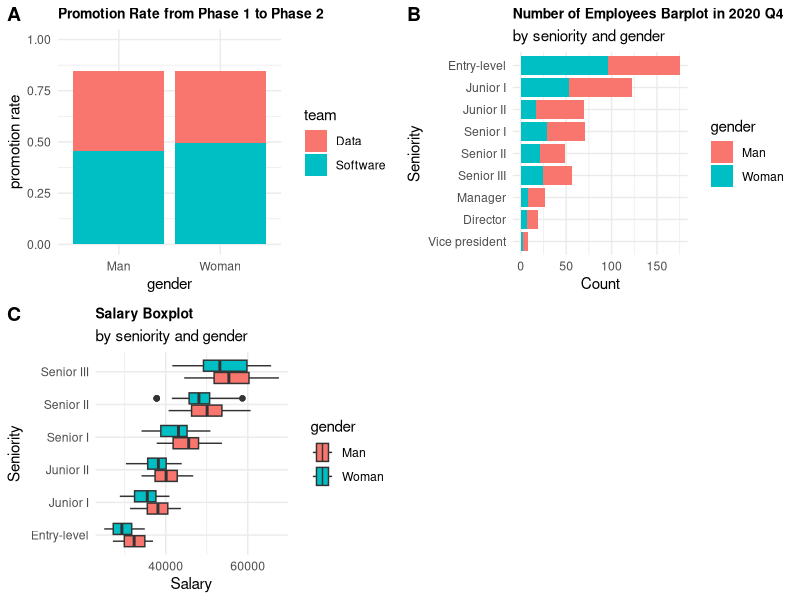
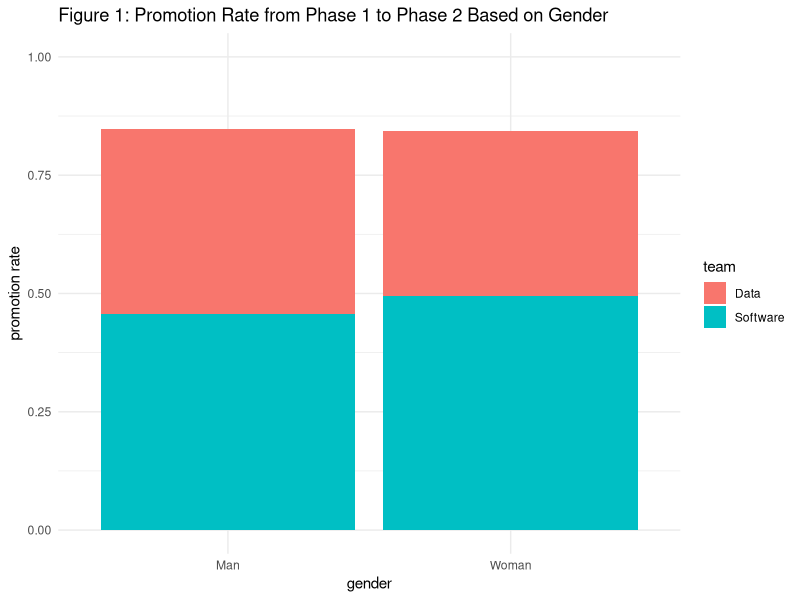
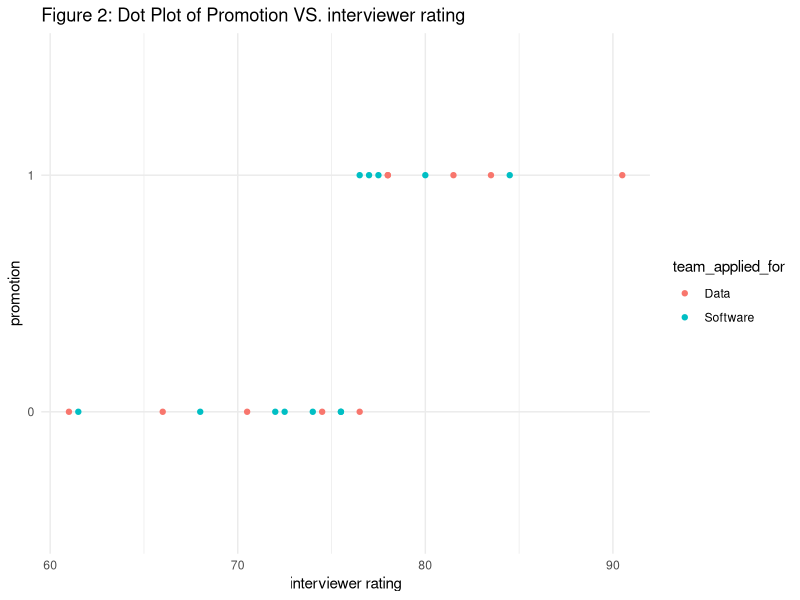
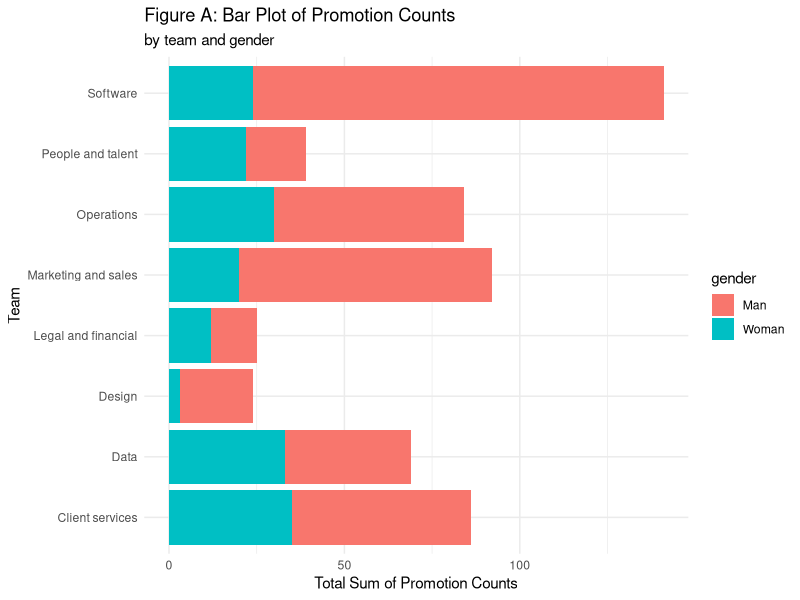
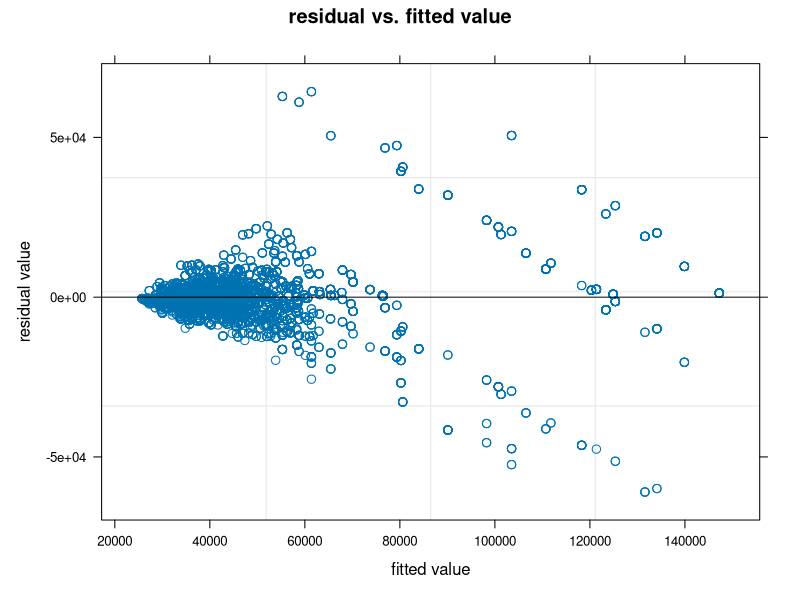
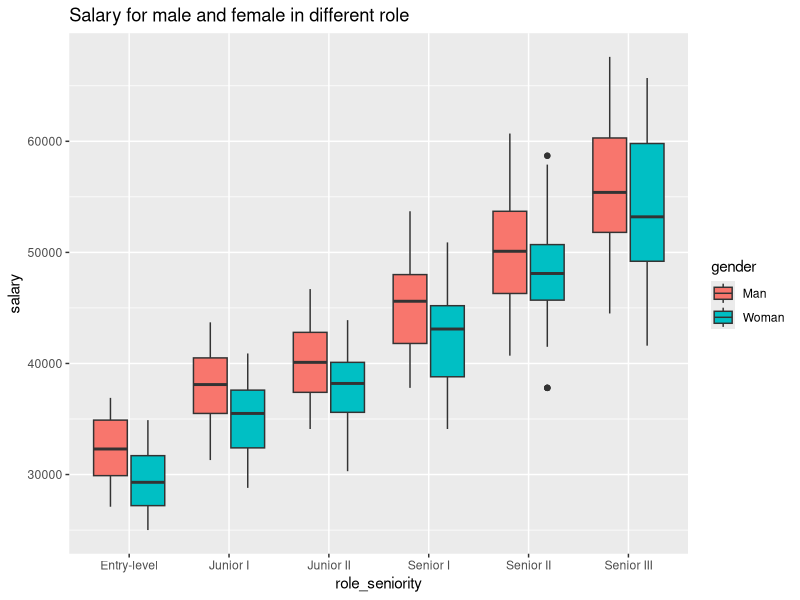

The R source for these figures, in order:
## ---- chunk 1
rm(list = ls())
library(tidyverse)
library(lme4)
library(boot)
library(MASS)
library(knitr)
library(gridExtra)
library(cowplot)
library(kableExtra)
# this should supress all code and messages
knitr::opts_chunk$set(include=FALSE)
## ---- chunk 2
phase1 <- read_csv('data/phase1-new-grad-applicants-2020.csv') # import data set
phase2 <- read_csv('data/phase2-new-grad-applicants-2020.csv') # import data set
attach(phase1)
attach(phase2)
hiring_table_1 <- phase2 %>%
  mutate(promotion = 1)
hiring_table_1 <- phase1 %>%
  left_join(hiring_table_1)
hiring_table_1 <- hiring_table_1 %>%
  mutate_if(is.numeric, 
  replace_na, replace = 0) %>%
  filter(cv == 1, cover_letter == 1)
hiring_table_1 <- hiring_table_1 %>%
  filter(gender == 'Man'|gender == 'Woman') # Create a hiring table from phase 1 to phase 2 excluding gender 'preferred no to say', and applicants who did not submit the cover letters or cv
nm <- hiring_table_1 %>%
  filter(gender == 'Man')
nm <- nrow(hiring_table_1)/nrow(nm)
nw <- hiring_table_1 %>%
  filter(gender == 'Woman')
nw <- nrow(hiring_table_1)/nrow(nw)
rate1 <- hiring_table_1 %>%
  group_by(gender, team_applied_for) %>%
  summarise(sum(promotion)/nrow(hiring_table_1))
colnames(rate1) <- c('gender', 'team', 'promotion rate')
rate1 <- rate1 %>%
  mutate(`promotion rate` = round(`promotion rate`, 5))
rate1[1, 3] <- round(rate1[1, 3] * nm, 3)
rate1[2, 3] <- round(rate1[2, 3] * nm, 3)
rate1[3, 3] <- round(rate1[3, 3] * nw, 3)
rate1[4, 3] <- round(rate1[4, 3] * nw, 3) # Create a conditional table based on gender 
plot1 <- rate1 %>% 
  ggplot()+
  geom_bar(aes(x = gender, y = `promotion rate`, fill = team), stat = "identity")+
  labs(title = 'Promotion Rate from Phase 1 to Phase 2',
       x = 'gender',
       y = 'promotion rate')+
  theme(legend.title = element_blank(), legend.position = c(0.15, 0.8))+
  scale_y_continuous(limits = c(0, 1)) +
  theme(text = element_text(size = 3), element_line(size = 0.1)) +
  theme_minimal() +
  theme( plot.title = element_text(size = 10, face = "bold")) # plot a bar plot of conditional probability based on gender
# explanatory data analysis
data = read.csv('data/black-saber-current-employees.csv') %>% 
  mutate(salary = as.numeric(gsub('\\$|\\,','',salary)))
#  average salary by gender NVM
avg_sal = aggregate(salary~gender, data %>% filter(gender!='Prefer not to say'), FUN=mean)

# employee data with unique id in 2020 Q4
curr_emp = data %>% 
  filter(role_seniority %in% c('Senior III','Manager','Director',
                               'Vice president')) %>% 
  distinct(employee_id,.keep_all = T)

# 3. seniority breakdown in the latest financial quarter i.e. 2020 Q4
role = c('Vice president','Director','Manager','Senior III','Senior II',
         'Senior I','Junior II','Junior I','Entry-level') # ideal order

plot2 <- data %>% 
  mutate(role_seniority = factor(role_seniority,levels = role)) %>% 
  filter(gender!='Prefer not to say') %>% 
  distinct(employee_id,.keep_all = T) %>% 
  group_by(gender) %>% 
  count(role_seniority) %>% 
  arrange(desc(role_seniority)) %>% 
  ggplot(aes(x = n, y = role_seniority, fill=gender))+
  geom_bar(stat = 'identity')+
  theme_minimal()+
  labs(title = 'Number of Employees Barplot in 2020 Q4',
       subtitle = 'by seniority and gender',
       x = 'Count', y = 'Seniority') +
   theme( plot.title = element_text(size = 10, face = "bold"))

# salary related observations  

# non-management job salary by gender
plot3 <- data %>% 
  filter(gender!='Prefer not to say', !role_seniority %in% 
           c('Director','Manager','Vice president')) %>% 
  ggplot(aes(y=role_seniority,x=salary,fill=gender))+
  geom_boxplot()+
  theme_minimal()+
  labs(title = 'Salary Boxplot',subtitle = 'by seniority and gender',
       y = 'Seniority',x = 'Salary') +
  theme( plot.title = element_text(size = 10, face = "bold"))+
  scale_x_continuous(breaks = c(40000,60000))

 


##### 4. quality rating of leadership at each level by gender
better = data %>% 
  filter(gender != 'Prefer not to say') %>% 
  group_by(leadership_for_level,role_seniority,gender) %>% 
  count(leadership_for_level) %>% 
  arrange(desc(role_seniority),desc(leadership_for_level),desc(gender)) %>% 
  filter(leadership_for_level == 'Exceeds expectations') %>% 
  rename('Leadership Quality'=leadership_for_level,
         'Seniority' = role_seniority,
         'Gender' = gender,
         'Count' = n)
   #scale_fill_manual(values = '#003F5C','#86BCB6')
#knitr::kable(better,
#             caption = "All employees reveiving 'Exceeds expectations' by seniority", format = 'markdown', padding=-1L) 

worse = data %>% 
  filter(gender != 'Prefer not to say') %>% 
  group_by(leadership_for_level,role_seniority,gender) %>% 
  count(leadership_for_level) %>% 
  arrange(desc(role_seniority),desc(leadership_for_level),desc(gender)) %>% 
  filter(leadership_for_level == 'Needs improvement') %>% 
  rename('Leadership Quality'=leadership_for_level,
         'Seniority' = role_seniority,
         'Gender' = gender,
         'Count' = n)

#knitr::kable(worse,
#             caption = "All employees reveiving 'Needs improvement' by seniority")

plot_grid(plot1, plot2, plot3,labels = "AUTO")

## ---- chunk 3
# Import the data set
phase1 <- read_csv('data/phase1-new-grad-applicants-2020.csv')
phase2 <- read_csv('data/phase2-new-grad-applicants-2020.csv')
# Create a hiring table with gender excluding 'Prefer not to say', and applicants who did not submit the cover letters or cv
hiring_table_1 <- phase2 %>%
  mutate(promotion = 1)
hiring_table_1 <- phase1 %>%
  left_join(hiring_table_1)
hiring_table_1 <- hiring_table_1 %>%
  mutate_if(is.numeric, 
  replace_na, replace = 0) %>%
  filter(cv == 1, cover_letter == 1)
hiring_table_1 <- hiring_table_1 %>%
  filter(gender == 'Man'|gender == 'Woman')
hiring_table_1d <- hiring_table_1 %>%
  filter(team_applied_for == 'Data') # Hiring table for data team
hiring_table_1s <- hiring_table_1 %>%
  filter(team_applied_for == 'Software') # Hiring table for software team
# Create a conditional probabilty table of promotion rate based on gender separated by the team they apply for
nm <- hiring_table_1 %>%
  filter(gender == 'Man')
nm <- nrow(hiring_table_1)/nrow(nm)
nw <- hiring_table_1 %>%
  filter(gender == 'Woman')
nw <- nrow(hiring_table_1)/nrow(nw)
rate1 <- hiring_table_1 %>%
  group_by(gender, team_applied_for) %>%
  summarise(sum(promotion)/nrow(hiring_table_1))
colnames(rate1) <- c('gender', 'team', 'promotion rate')
# plot a bar plot of conditional probability based on gender
rate1 <- rate1 %>%
  mutate(`promotion rate` = round(`promotion rate`, 5))
rate1[1, 3] <- round(rate1[1, 3] * nm, 3)
rate1[2, 3] <- round(rate1[2, 3] * nm, 3)
rate1[3, 3] <- round(rate1[3, 3] * nw, 3)
rate1[4, 3] <- round(rate1[4, 3] * nw, 3)

rate1 %>% 
  ggplot()+
  geom_bar(aes(x = gender, y = `promotion rate`, fill = team), stat = "identity")+
  labs(title = 'Figure 1: Promotion Rate from Phase 1 to Phase 2 Based on Gender',
       x = 'gender',
       y = 'promotion rate')+
  theme(legend.title = element_blank(), legend.position = c(0.15, 0.8))+
  scale_y_continuous(limits = c(0, 1)) +
  theme(text = element_text(size = 3), element_line(size = 0.1)) +
  theme_minimal()
## ---- chunk 4
# Create two glms based on the variables from the first phase
model_1 <- glm(promotion ~ team_applied_for + gpa + gender + extracurriculars , family=binomial(link = 'logit'), data = hiring_table_1)
model_1d <- glm(promotion ~ gpa + gender + extracurriculars , family=binomial(link = 'logit'), data = hiring_table_1d)
model_1s <- glm(promotion ~ gpa + gender + extracurriculars , family=binomial(link = 'logit'), data = hiring_table_1s)
est_1d <- format(round(exp(summary(model_1d)$coeff)[,1], 3), nsmall = 2)
p_val_1d <- summary(model_1d)$coeff[,4]
ci_1d <- format(round(exp(confint(model_1d)), 3), nsmall = 2) 
summary_table = data.frame(Estimate = as.numeric(est_1d),
                            'p value' = round(p_val_1d,4),
                            'Lower Bound' = as.numeric(ci_1d [,1]),
                            'Upper Bound' = as.numeric(ci_1d [,2]))

kable(summary_table,caption = 'Summary Statistics of Generalized Linear model of Phase 1 Data Group')%>%
  kable_styling(latex_options = "HOLD_position")
est_1s <- format(round(exp(summary(model_1s)$coeff)[,1], 3), nsmall = 2)
p_val_1s <- summary(model_1s)$coeff[,4]
ci_1s <- format(round(exp(confint(model_1s)), 3), nsmall = 2) 
summary_table = data.frame(Estimate = as.numeric(est_1s),
                            'p value' = round(p_val_1s,4),
                            'Lower Bound' = as.numeric(ci_1s [,1]),
                            'Upper Bound' = as.numeric(ci_1s [,2]))

kable(summary_table,caption = 'Summary Statistics of Generalized Linear model of Phase 1 Software Group')%>%
  kable_styling(latex_options = "HOLD_position")

## ---- chunk 5
# Create a hiring table with gender excluding 'Prefer not to say', and applicants who did not submit the cover letters or cv
phase3 <- read_csv('data/phase3-new-grad-applicants-2020.csv')
hiring_table_2 <- phase3 %>%
  mutate(promotion = 1)
hiring_table_2 <- phase2 %>%
  left_join(hiring_table_2)
hiring_table_2 <- hiring_table_2 %>%
  mutate_if(is.numeric, 
  replace_na, replace = 0) 
hiring_table_2 <- hiring_table_2 %>%
  filter(gender == 'Man'|gender == 'Woman')
hiring_table_2d <- hiring_table_2 %>%
  filter(team_applied_for == 'Data') # Hiring table for data team
hiring_table_2s <- hiring_table_2 %>%
  filter(team_applied_for == 'Software') # Hiring table for software team
rate_table_2 <- table(data.frame('gender' = hiring_table_2$gender,
                          'promotion' = hiring_table_2$promotion
                          ))
rate_table_2 <- prop.table(rate_table_2, margin = 1)
rate_table_2 <- round(prop.table(rate_table_2, margin = 1) ,3)
rate_table_2 <- as.data.frame.matrix(rate_table_2)
colnames(rate_table_2) <- c('not promoted', 'promoted')
kable(rate_table_2, caption = 'Summary of Promotion Rate from phase 2 to phase 3 Conditional on Gender')%>%
  kable_styling(latex_options = "HOLD_position")

## ---- chunk 6
# Create two glms based on the variables from the second phase
model_2d <- glm(promotion ~ technical_skills+ writing_skills + leadership_presence + speaking_skills + gender, family=binomial(link = 'logit'), data = hiring_table_2d)
model_2s <- glm(promotion ~ technical_skills+ writing_skills + leadership_presence + speaking_skills + gender, family=binomial(link = 'logit'), data = hiring_table_2s)
est_2d <- format(round(exp(summary(model_2d)$coeff)[,1], 3), nsmall = 2)
p_val_2d <- summary(model_2d)$coeff[,4]
ci_2d <- format(round(exp(confint(model_2d)), 3), nsmall = 2) 
summary_table = data.frame(Estimate = as.numeric(est_2d),
                            'p value' = round(p_val_2d,4),
                            'Lower Bound' = as.numeric(ci_2d [,1]),
                            'Upper Bound' = as.numeric(ci_2d [,2]))

kable(summary_table,caption = 'Summary Statistics of Generalized Linear model of Phase 2 Data Group')%>%
  kable_styling(latex_options = "hold_position")
est_2s <- format(round(exp(summary(model_2s)$coeff)[,1], 3), nsmall = 2)
p_val_2s <- summary(model_2s)$coeff[,4]
ci_2s <- format(round(exp(confint(model_2s)), 3), nsmall = 2) 
summary_table = data.frame(Estimate = as.numeric(est_2s),
                            'p value' = round(p_val_2s,4),
                            'Lower Bound' = as.numeric(ci_2s [,1]),
                            'Upper Bound' = as.numeric(ci_2s [,2]))

kable(summary_table,caption = 'Summary Statistics of Generalized Linear model of Phase 2 Software Group')%>%
  kable_styling(latex_options = "HOLD_position")

## ---- chunk 7
# Create a hiring table with gender excluding 'Prefer not to say' from the last phase.
phase4 <- read_csv('data/final-hires-newgrad_2020.csv')
hiring_table_3 <- phase4 %>%
  mutate(promotion = 1)
hiring_table_3 <- phase3 %>%
  left_join(hiring_table_3)
hiring_table_3 <- phase2 %>%
  right_join(hiring_table_3)
hiring_table_3 <- hiring_table_3 %>%
  mutate_if(is.numeric, 
  replace_na, replace = 0) 
hiring_table_3 <- hiring_table_3 %>%
  filter(gender == 'Man'|gender == 'Woman')
hiring_table_3 <- hiring_table_3 %>%
  mutate(interviewer_rating = ((interviewer_rating_1+interviewer_rating_2)/2))
hiring_table_3d <- hiring_table_3 %>%
  filter(team_applied_for == 'Data') # Create a hiring table with with data team
hiring_table_3s <- hiring_table_3 %>%
  filter(team_applied_for == 'Software') # Create a hiring table with with software team
# plot a dot plot of promotion vs interviewer rating
hiring_table_3 %>% 
  ggplot()+
  geom_count(aes(x = interviewer_rating, y = promotion, colour = team_applied_for), stat = "identity")+
  labs(title = 'Figure 2: Dot Plot of Promotion VS. interviewer rating',
       x = 'interviewer rating',
       y = 'promotion')+
  theme(legend.title = 'None', legend.position = c(0.15, 0.8))+
  scale_y_discrete(limits = c(0, 1)) +
  theme_minimal() 
## ---- chunk 8
# Create two linear models with interviewer rating being the response variables.
model_3d <- lm(interviewer_rating ~ writing_skills + technical_skills + leadership_presence + speaking_skills +gender, data = hiring_table_3d)
est_3d <- format(round(exp(summary(model_3d)$coeff)[,1], 3), nsmall = 2)
p_val_3d <- summary(model_2d)$coeff[,4]
ci_3d <- format(round(exp(confint(model_3d)), 3), nsmall = 2) 
summary_table = data.frame(Estimate = as.numeric(est_3d),
                            'p value' = round(p_val_3d,4),
                            'Lower Bound' = as.numeric(ci_3d [,1]),
                            'Upper Bound' = as.numeric(ci_3d [,2]))

kable(summary_table,caption = 'Summary Statistics of Generalized Linear model of Phase 3 Data Group') %>%
  kable_styling(latex_options = "HOLD_position")
model_3s <- lm(interviewer_rating ~ writing_skills + technical_skills + leadership_presence + speaking_skills +gender, data = hiring_table_3s)
est_3s <- format(round(exp(summary(model_3s)$coeff)[,1], 3), nsmall = 2)
p_val_3s <- summary(model_3s)$coeff[,4]
ci_3s <- format(round(exp(confint(model_3s)), 3), nsmall = 2) 
summary_table = data.frame(Estimate = as.numeric(est_3s),
                            'p value' = round(p_val_3s,4),
                            'Lower Bound' = as.numeric(ci_3s [,1]),
                            'Upper Bound' = as.numeric(ci_3s [,2]))

kable(summary_table,caption = 'Summary Statistics of Generalized Linear model of Phase 3 Software Group')%>%
  kable_styling(latex_options = "HOLD_position")
## ---- chunk 9
# read the dataset of current employees
raw = read_csv('data/black-saber-current-employees.csv')
data = read_csv('data/black-saber-current-employees.csv') %>% 
  mutate(salary = as.numeric(gsub('\\$|\\,','',salary)))
# turn salary column into numeric
## ---- chunk 10
## PROMOTION RESEARCH QUESTION

# add a new variable called 'number of promotion'
promotion_time = data %>% 
  group_by(employee_id,gender) %>% 
  summarize(promotion_times = n_distinct(role_seniority)-1)

# add a new variable called 'working time' indicating number of quarters
# an employee has been in this company
promotion_time$working_time = count(data,employee_id)$n

# create a new table to include the first quarter each 
# employee joined this company

# turn the variable 'financial_q' into numeric for ordering
earlist_enter_time = data %>% 
  
  mutate(financial_q = as.numeric(gsub("[^\\d]+", "", financial_q, perl=TRUE))) %>% 
  group_by(employee_id,gender) %>% 
  summarise(financial_q = min(financial_q))

delete_Q = data %>% 
  mutate(financial_q = as.numeric(gsub("[^\\d]+", "", financial_q, perl=TRUE))) %>% 
  dplyr::select(employee_id,gender,financial_q,role_seniority,team)

# join the helping tables to get all variables of interest
promotion_time2 = earlist_enter_time %>% 
  left_join(delete_Q,by = c('financial_q','employee_id','gender')) %>% 
  left_join(promotion_time,by = c('employee_id','gender'))

# exclude 'Prefer not to say' gender
binary_gender = promotion_time2 %>% 
  filter(gender != 'Prefer not to say')

#The first five observations from the dataset before wrangling
knitr::kable(head(raw,n=5L),
             caption = 'The first five observations in the initial dataset')%>% 
  kable_styling(latex_options="HOLD_position")%>% 
  kable_styling(latex_options="scale_down")

# The first five observations from the dataset after wrangling
knitr::kable(head(binary_gender,n=5L),
             caption = 'The first five observations in the dataset after manipulation')%>% 
  kable_styling(latex_options="HOLD_position")%>% 
  kable_styling(latex_options="scale_down")
## ---- chunk 11
# Poisson model assumption check
# overall difference between mean and variance
mean_var = data.frame('overall mean' = round(mean(binary_gender$promotion_times),3),
'overall variance' = round(var(binary_gender$promotion_times),3))
knitr::kable(mean_var,caption = 'Table C: Overall mean and variance ')%>%
  kable_styling(latex_options = "HOLD_position")

# compare mean and variance within each team
team_mean_var = binary_gender %>%
  group_by(team) %>%
  summarise('mean' = mean(promotion_times),variance = var(promotion_times))
  #labs(title ='Comparison of mean and variance of number of promotion within each team group')

knitr::kable(team_mean_var, caption = 'Mean and variance across team')%>%
  kable_styling(latex_options = "HOLD_position")
## ---- chunk 12
## compare different GLMMs with random effects and the simple GLM above using LRT

# the GLM NB model
model_single = glm.nb(promotion_times ~ gender,
                  offset(log(working_time)),
                  data = binary_gender)

summary(model_single)$coeff

model_nb = MASS::glm.nb(promotion_times ~ gender + team,
                        offset(log(working_time)), 
                        data = binary_gender)

model_cross = glm.nb(promotion_times ~ gender + team + gender:team,
                  offset(log(working_time)),
                  data = binary_gender)

lmtest::lrtest(model_single,model_nb)

# add the term 'team'

# lmtest::lrtest(model_single,model_nb)

# include both random slope and intercept
model_random_intercept_slope = glmer.nb(promotion_times ~ gender +
                                       (1 + gender|team), 
                                     offset = log(working_time),
                                     data = binary_gender)

# likelihood ratio test
# lmtest::lrtest(model_fixed, model_random_intercept)
# lmtest::lrtest(model_nb, model_random_intercept_slope)

# result: both slope and intercept unnecessary


# try adding random effects of team
model_team_intercept = glmer(promotion_times ~ gender + (1|team),
                             offset = log(working_time),
                             family = poisson, 
                             data = binary_gender)

# lmtest::lrtest(model_fixed, model_team_intercept)

modelx = MASS::glm.nb(promotion_times ~ gender + team+role_seniority, offset(log(working_time)), data = binary_gender)
# lmtest::lrtest(model_nb,modelx)
## ---- chunk 13
gender_count = binary_gender %>% 
  group_by(gender) %>% 
  tally()

gender_df = data.frame(gender = gender_count$gender, count = gender_count$n)
knitr::kable(gender_df,caption = 'Number of employees')%>%
  kable_styling(latex_options = "HOLD_position")
## ---- chunk 14

binary_gender %>% 
  ggplot(aes(x = promotion_times,y = team,fill=gender))+
  geom_bar(stat = 'identity')+
  theme_minimal()+
  labs(title = 'Figure A: Bar Plot of Promotion Counts',
       subtitle = 'by team and gender',
       x = 'Total Sum of Promotion Counts', y = 'Team')
## ---- chunk 15
# fit a negative binomial model to fix overdispersion
model_nb = MASS::glm.nb(promotion_times ~ gender + team, 
                        offset(log(working_time)), 
                        data = binary_gender)
# summary(model_nb)
# use exponential for Poisson interpretation

# estimates
ests_nb <- format(round(exp(summary(model_nb)$coeff)[,1], 3), nsmall = 2)

# p-values
p_val = summary(model_nb)$coeff[,4]

# report 95% confidence interval
CI = format(round(exp(confint(model_nb)),3), nsmall = 2)

summary_table = data.frame(Estimate = as.numeric(ests_nb),
                            'p value' = round(p_val,4),
                            'Lower Bound' = as.numeric(CI[,1]),
                            'Upper Bound' = as.numeric(CI[,2]))

knitr::kable(summary_table,caption = 'Summary statistics of Negative Binomial Model')%>%
  kable_styling(latex_options = "HOLD_position")
## ---- chunk 16
salary_analysis <- data %>%
  filter(gender != 'Prefer not to say') 
## ---- chunk 17
fixed_team <- lmer(salary ~ gender + (1|employee_id) + (1|team), data = salary_analysis)
fe <- data.frame("Values" = fixef(fixed_team))
knitr::kable(fe, caption = "Fixed effects coefficients")%>%
  kable_styling(latex_options = "HOLD_position")
## ---- chunk 18
knitr::kable(confint(fixed_team), caption = "confidence intervals for effects")%>%
  kable_styling(latex_options = "HOLD_position")
## ---- chunk 19
plot(fixed_team, main = "residual vs. fitted value", xlab = "fitted value", 
     ylab = "residual value")
## ---- chunk 20
df <- aggregate(salary~gender, data %>% filter(gender!='Prefer not to say'), FUN=mean)
knitr::kable(df, caption = "mean salary for male and female")%>%
  kable_styling(latex_options = "HOLD_position")
## ---- chunk 21
data %>% 
  filter(gender!='Prefer not to say', !role_seniority %in% 
           c('Director','Manager','Vice president')) %>% 
  ggplot(aes(x=role_seniority,y=salary,fill=gender))+
  labs(title = "Salary for male and female in different role") + 
  geom_boxplot()
